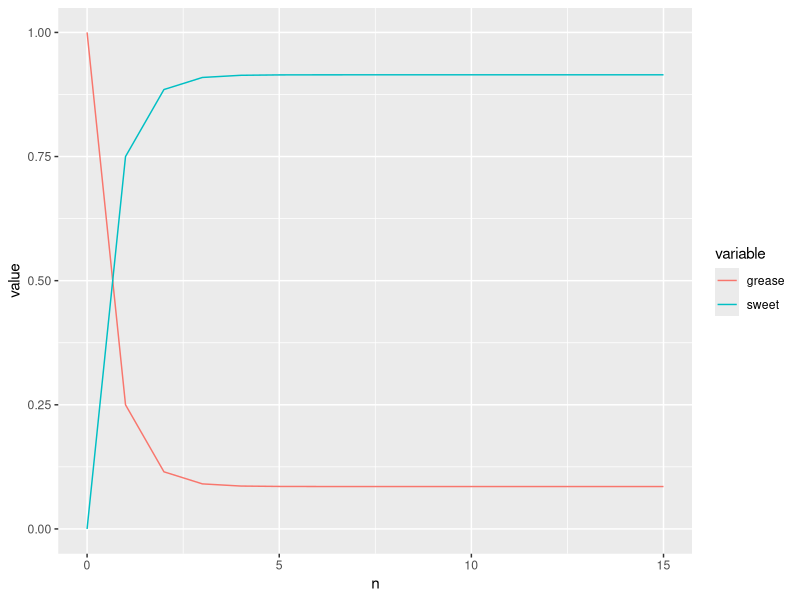
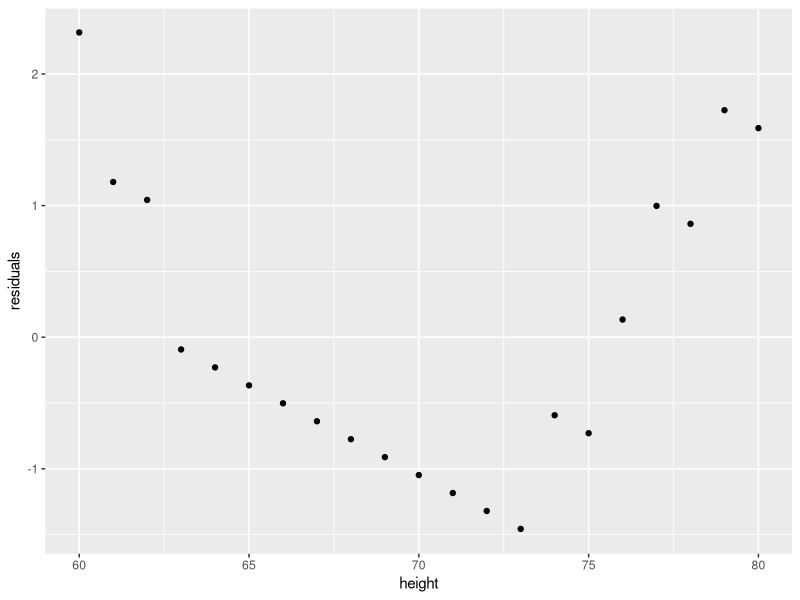
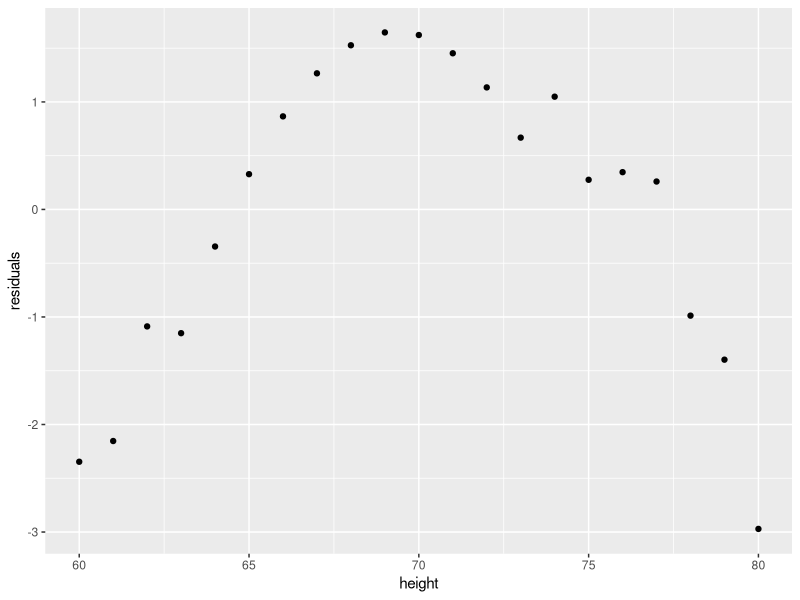
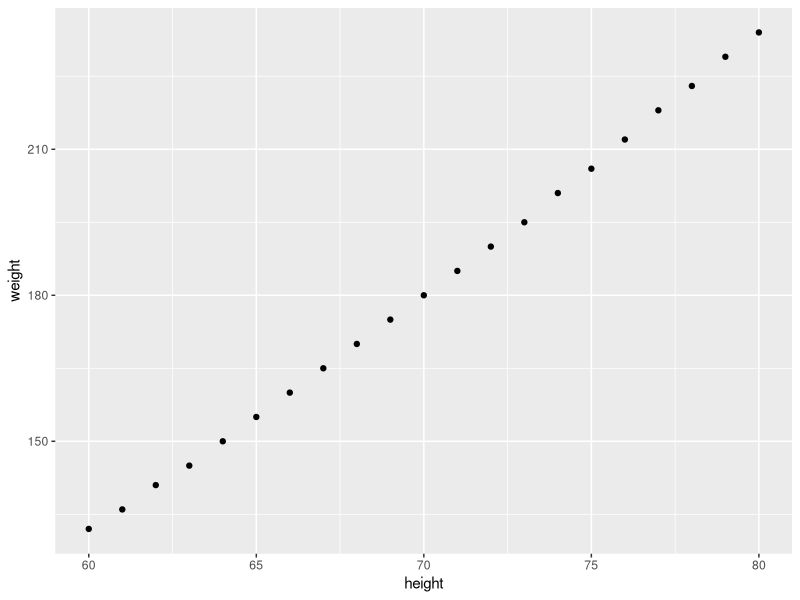

Recreate these plots in R, in order.
## ---- chunk 1

iterations <- 15

dining <- data.frame(n=0, grease=1, sweet=0)

for(i in 1:iterations){
  dining <- rbind(dining, c(i, tail(dining$grease,1)*0.25 + tail(dining$sweet,1)*0.07,
                    tail(dining$grease,1)*0.75 + tail(dining$sweet,1)*0.93))
}

library(reshape2)
library(ggplot2)

ggplot(melt(dining, id="n"), aes(x=n, y=value, color=variable)) + geom_line()

## ---- chunk 2

tail(dining,8)

## ---- chunk 3

rtotalt <- 0.95*(0.98+0.97-0.98*0.97)*(0.99+0.99-0.99*0.99)

rtotalt

## ---- chunk 4

mhw <- data.frame(height=60:80, weight = c(132, 136, 141, 145, 150, 155, 160, 165, 170, 
                                           175, 180, 185, 190, 195, 201, 206, 212, 218, 
                                           223, 229, 234))

m <- length(mhw$height)

## ---- chunk 5

a <- (m*sum(mhw$height*mhw$weight) - sum(mhw$height)*sum(mhw$weight))/
  (m*sum(mhw$height^2) - sum(mhw$height)^2)

b <- (sum(mhw$height^2)*sum(mhw$weight) - sum(mhw$height*mhw$weight)*sum(mhw$height))/
  (m*sum(mhw$height^2) - sum(mhw$height)^2)

mhwmodel <- lm(weight~height, data=mhw)

alm <- mhwmodel$coefficients[[2]]
blm <- mhwmodel$coefficients[[1]]

sse <- sum((mhw$weight-(a*mhw$height + b))^2)
sst <- sum((mhw$weight - mean(mhw$weight))^2)
ssr <- sst - sse
r2 <- 1-(sse/sst)

## ---- chunk 6

a

b

sse

sst

ssr

r2

mhw$residuals <- summary(mhwmodel)$residuals

ggplot(mhw, aes(x=height, y=residuals)) + geom_point()

## ---- chunk 7

mhw$heightcubed <- mhw$height^3

a <- (m*sum(mhw$heightcubed*mhw$weight) - sum(mhw$heightcubed)*sum(mhw$weight))/
  (m*sum(mhw$heightcubed^2) - sum(mhw$heightcubed)^2)

b <- (sum(mhw$heightcubed^2)*sum(mhw$weight) - sum(mhw$heightcubed*mhw$weight)*sum(mhw$heightcubed))/
  (m*sum(mhw$heightcubed^2) - sum(mhw$heightcubed)^2)

mhwmodel <- lm(weight~heightcubed, data=mhw)

alm <- mhwmodel$coefficients[[2]]
blm <- mhwmodel$coefficients[[1]]

sse <- sum((mhw$weight-(a*mhw$heightcubed + b))^2)
sst <- sum((mhw$weight - mean(mhw$weight))^2)
ssr <- sst - sse
r2 <- 1-(sse/sst)

## ---- chunk 8

a

b

sse

sst

ssr

r2

mhw$residuals <- summary(mhwmodel)$residuals

ggplot(mhw, aes(x=height, y=residuals)) + geom_point()

## ---- chunk 9

ggplot(mhw, aes(x=height, y=weight)) + geom_point()

